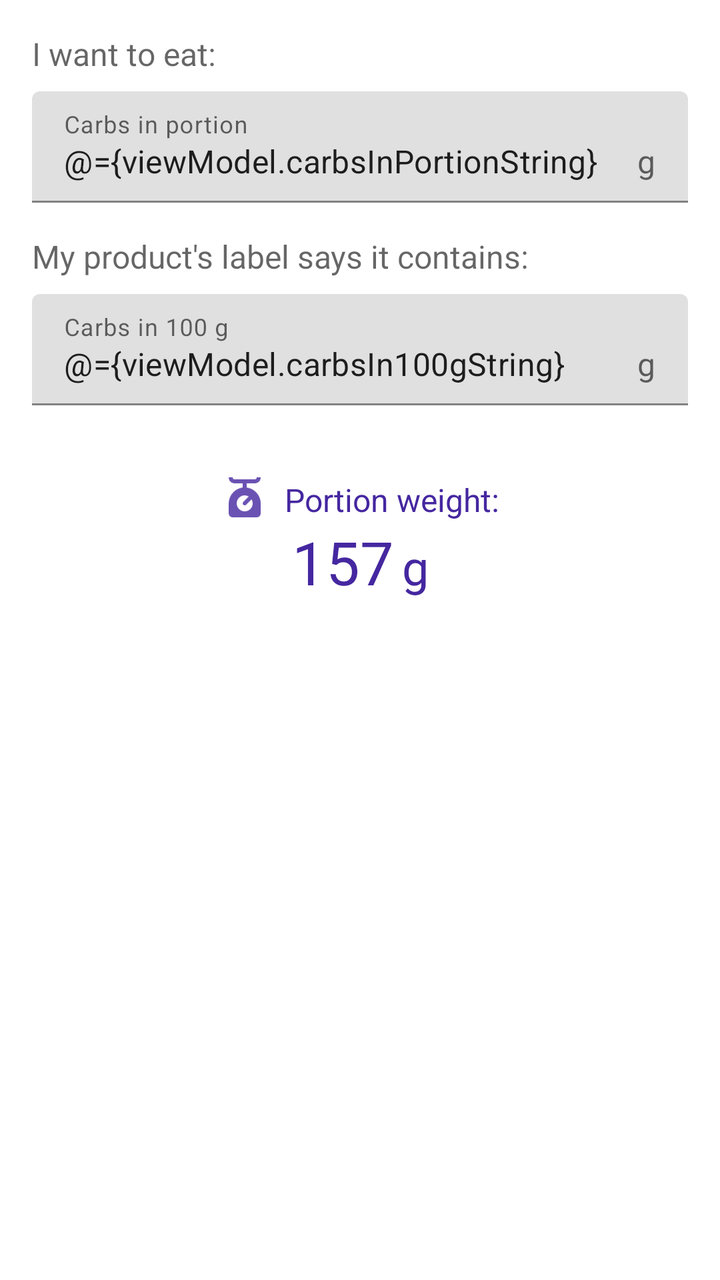
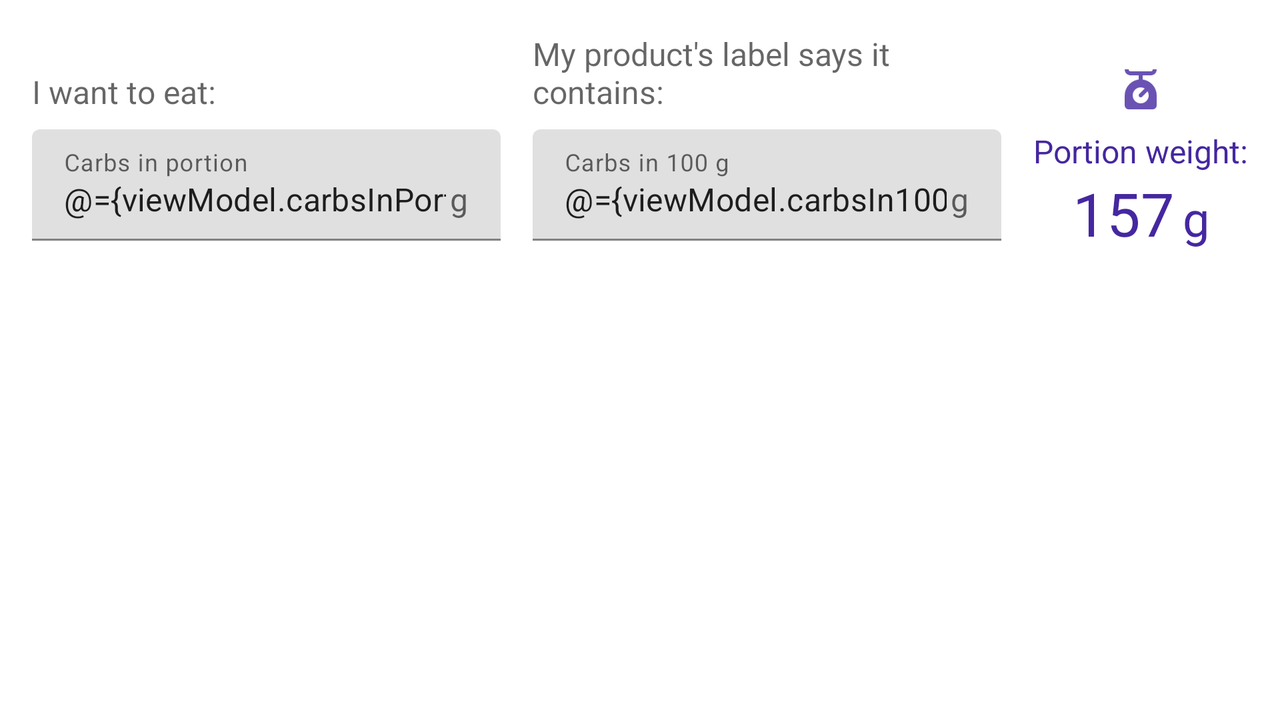

An Android layout and its configuration variant, each rendered on a device that would load it. The default file and the variant file are quoted in full after the pictures.
<!-- AndroidManifest.xml: application theme Theme.CarbsCalc -->
<!-- res/layout/fragment_portion_weight.xml -->
<?xml version="1.0" encoding="utf-8"?>
<layout xmlns:android="http://schemas.android.com/apk/res/android"
    xmlns:app="http://schemas.android.com/apk/res-auto"
    xmlns:tools="http://schemas.android.com/tools">

    <data>

        <variable
            name="viewModel"
            type="link.epoczta.carbscalc.ui.calculations.CalculationsViewModel" />

    </data>

    <ScrollView
        android:layout_width="match_parent"
        android:layout_height="match_parent">

        <androidx.constraintlayout.widget.ConstraintLayout
            android:layout_width="match_parent"
            android:layout_height="wrap_content"
            tools:context=".ui.calculations.portionweight.PortionWeightFragment">

            <TextView
                android:id="@+id/carbs_in_100g_description_text"
                style="@style/text_normal"
                android:layout_width="0dp"
                android:layout_height="wrap_content"
                android:layout_marginStart="16dp"
                android:layout_marginTop="16dp"
                android:layout_marginEnd="16dp"
                android:text="@string/carbs_in_100g_description"
                android:textColor="@color/material_on_background_emphasis_medium"
                app:layout_constraintEnd_toEndOf="parent"
                app:layout_constraintStart_toStartOf="parent"
                app:layout_constraintTop_toBottomOf="@+id/carbs_in_portion_text_field" />

            <TextView
                android:id="@+id/carbs_in_portion_description_text"
                style="@style/text_normal"
                android:layout_width="0dp"
                android:layout_height="wrap_content"
                android:layout_marginStart="16dp"
                android:layout_marginTop="16dp"
                android:layout_marginEnd="16dp"
                android:text="@string/portion_carbs_description"
                android:textColor="@color/material_on_background_emphasis_medium"
                app:layout_constraintEnd_toEndOf="parent"
                app:layout_constraintStart_toStartOf="parent"
                app:layout_constraintTop_toTopOf="parent" />

            <com.google.android.material.textfield.TextInputLayout
                android:id="@+id/carbs_in_portion_text_field"
                android:layout_width="match_parent"
                android:layout_height="wrap_content"
                android:layout_marginStart="16dp"
                android:layout_marginTop="8dp"
                android:layout_marginEnd="16dp"
                android:hint="@string/carbs_in_portion"
                app:layout_constraintEnd_toEndOf="parent"
                app:layout_constraintStart_toStartOf="parent"
                app:layout_constraintTop_toBottomOf="@+id/carbs_in_portion_description_text"
                app:suffixText="@string/g">

                <com.google.android.material.textfield.TextInputEditText
                    android:id="@+id/carbs_in_portion_edit"
                    android:layout_width="match_parent"
                    android:layout_height="wrap_content"
                    android:digits="0123456789.,"
                    android:inputType="numberDecimal"
                    android:nextFocusDown="@id/carbs_in_100g_edit"
                    android:singleLine="true"
                    android:text="@={viewModel.carbsInPortionString}" />
            </com.google.android.material.textfield.TextInputLayout>

            <com.google.android.material.textfield.TextInputLayout
                android:id="@+id/carbs_in_100g_text_field"
                android:layout_width="match_parent"
                android:layout_height="wrap_content"
                android:layout_marginStart="16dp"
                android:layout_marginTop="8dp"
                android:layout_marginEnd="16dp"
                android:hint="@string/carbs_in_100_g"
                app:errorEnabled="true"
                app:layout_constraintEnd_toEndOf="parent"
                app:layout_constraintStart_toStartOf="parent"
                app:layout_constraintTop_toBottomOf="@+id/carbs_in_100g_description_text"
                app:suffixText="@string/g">

                <com.google.android.material.textfield.TextInputEditText
                    android:id="@+id/carbs_in_100g_edit"
                    android:layout_width="match_parent"
                    android:layout_height="wrap_content"
                    android:digits="0123456789.,"
                    android:inputType="numberDecimal"
                    android:nextFocusDown="@id/carbs_in_portion_edit"
                    android:singleLine="true"
                    android:text="@={viewModel.carbsIn100gString}" />

            </com.google.android.material.textfield.TextInputLayout>

            <TextView
                android:id="@+id/portion_weight_text"
                android:layout_width="wrap_content"
                android:layout_height="wrap_content"
                android:layout_marginStart="16dp"
                android:layout_marginEnd="4dp"
                android:text="@{viewModel.portionWeightString}"
                android:textColor="?attr/colorPrimary"
                android:textSize="30sp"
                app:layout_constraintEnd_toStartOf="@+id/unit_label_portion"
                app:layout_constraintHorizontal_bias="0.5"
                app:layout_constraintHorizontal_chainStyle="packed"
                app:layout_constraintStart_toStartOf="parent"
                app:layout_constraintTop_toBottomOf="@+id/portion_weight_label"
                tools:text="157" />

            <TextView
                android:id="@+id/unit_label_portion"
                android:layout_width="wrap_content"
                android:layout_height="wrap_content"
                android:layout_marginEnd="16dp"
                android:text="@string/g"
                android:textColor="?attr/colorPrimary"
                android:textSize="24sp"
                app:layout_constraintBaseline_toBaselineOf="@+id/portion_weight_text"
                app:layout_constraintEnd_toEndOf="parent"
                app:layout_constraintHorizontal_bias="0.5"
                app:layout_constraintStart_toEndOf="@+id/portion_weight_text" />

            <TextView
                android:id="@+id/portion_weight_label"
                style="@style/text_normal"
                android:layout_width="wrap_content"
                android:layout_height="wrap_content"
                android:layout_marginTop="16dp"
                android:layout_marginEnd="16dp"
                android:text="@string/portion_weight_label"
                android:textColor="?attr/colorPrimary"
                app:layout_constraintEnd_toEndOf="parent"
                app:layout_constraintHorizontal_bias="0.5"
                app:layout_constraintStart_toEndOf="@+id/scale_icon"
                app:layout_constraintTop_toBottomOf="@+id/carbs_in_100g_text_field" />

            <ImageView
                android:id="@+id/scale_icon"
                android:layout_width="wrap_content"
                android:layout_height="wrap_content"
                android:layout_marginStart="16dp"
                android:layout_marginEnd="8dp"
                android:contentDescription="@string/kitchen_scale_icon"
                app:layout_constraintBottom_toBottomOf="@+id/portion_weight_label"
                app:layout_constraintEnd_toStartOf="@+id/portion_weight_label"
                app:layout_constraintHorizontal_bias="0.5"
                app:layout_constraintHorizontal_chainStyle="packed"
                app:layout_constraintStart_toStartOf="parent"
                app:srcCompat="@drawable/ic_scale"
                app:tint="?attr/colorPrimary" />
        </androidx.constraintlayout.widget.ConstraintLayout>
    </ScrollView>
</layout>
<!-- resources referenced by this layout -->
<resources>
  <!-- drawable ic_scale: png bitmap (drawable-hdpi, 539 bytes) -->
  <string name="carbs_in_100_g">Carbs in 100 g</string>
  <string name="carbs_in_100g_description">My product\'s label says it contains:</string>
  <string name="carbs_in_portion">Carbs in portion</string>
  <string name="g">g</string>
  <string name="kitchen_scale_icon">Kitchen scale icon</string>
  <string name="portion_carbs_description">I want to eat:</string>
  <string name="portion_weight_label">Portion weight:</string>
  <style name="text_normal">
          <item name="android:textSize">16sp</item>
      </style>
  <style name="Theme.CarbsCalc" parent="Theme.MaterialComponents.DayNight.DarkActionBar">
          
          <item name="colorPrimary">@color/primaryColor</item>
          <item name="colorPrimaryVariant">@color/primaryDarkColor</item>
          <item name="colorOnPrimary">@color/primaryTextColor</item>
          
          <item name="colorSecondary">@color/secondaryColor</item>
          <item name="colorSecondaryVariant">@color/secondaryDarkColor</item>
          <item name="colorOnSecondary">@color/secondaryTextColor</item>
          
          <item name="android:statusBarColor" tools:targetApi="l">?attr/colorPrimaryVariant</item>
          
          <item name="colorOnBackground">@color/black</item>
      </style>
  <color name="primaryColor">#4527a0</color>
  <color name="primaryDarkColor">#000070</color>
  <color name="primaryTextColor">#ffffff</color>
  <color name="secondaryColor">#ffab00</color>
  <color name="secondaryDarkColor">#c67c00</color>
  <color name="secondaryTextColor">#000000</color>
  <color name="black">#FF000000</color>
</resources>
<!-- res/layout-land/fragment_portion_weight.xml (the repository's variant of the layout above) -->
<!-- drawn on the phone turned sideways -->
<?xml version="1.0" encoding="utf-8"?>
<layout xmlns:android="http://schemas.android.com/apk/res/android"
    xmlns:app="http://schemas.android.com/apk/res-auto"
    xmlns:tools="http://schemas.android.com/tools">

    <data>

        <variable
            name="viewModel"
            type="link.epoczta.carbscalc.ui.calculations.CalculationsViewModel" />

    </data>

    <ScrollView
        android:layout_width="match_parent"
        android:layout_height="match_parent">

        <androidx.constraintlayout.widget.ConstraintLayout
            android:layout_width="match_parent"
            android:layout_height="wrap_content"
            tools:context=".ui.calculations.portionweight.PortionWeightFragment">

            <TextView
                android:id="@+id/carbs_in_100g_description_text2"
                style="@style/text_normal"
                android:layout_width="0dp"
                android:layout_height="wrap_content"
                android:layout_marginTop="16dp"
                android:text="@string/carbs_in_100g_description"
                android:textColor="@color/material_on_background_emphasis_medium"
                app:layout_constraintEnd_toEndOf="@+id/carbs_in_100g_text_field"
                app:layout_constraintStart_toStartOf="@+id/carbs_in_100g_text_field"
                app:layout_constraintTop_toTopOf="parent" />

            <TextView
                android:id="@+id/carbs_in_portion_description_text"
                style="@style/text_normal"
                android:layout_width="0dp"
                android:layout_height="wrap_content"
                android:layout_marginBottom="8dp"
                android:text="@string/portion_carbs_description"
                android:textColor="@color/material_on_background_emphasis_medium"
                app:layout_constraintBottom_toTopOf="@+id/carbs_in_portion_text_field"
                app:layout_constraintEnd_toEndOf="@+id/carbs_in_portion_text_field"
                app:layout_constraintStart_toStartOf="@+id/carbs_in_portion_text_field" />

            <com.google.android.material.textfield.TextInputLayout
                android:id="@+id/carbs_in_100g_text_field"
                android:layout_width="0dp"
                android:layout_height="wrap_content"
                android:layout_marginTop="8dp"
                android:layout_marginEnd="16dp"
                android:hint="@string/carbs_in_100_g"
                app:errorEnabled="true"
                app:layout_constraintEnd_toStartOf="@+id/portion_weight_label"
                app:layout_constraintHorizontal_bias="0.5"
                app:layout_constraintStart_toEndOf="@+id/carbs_in_portion_text_field"
                app:layout_constraintTop_toBottomOf="@+id/carbs_in_100g_description_text2"
                app:suffixText="@string/g">

                <com.google.android.material.textfield.TextInputEditText
                    android:id="@+id/carbs_in_100g_edit"
                    android:layout_width="match_parent"
                    android:layout_height="wrap_content"
                    android:digits="0123456789.,"
                    android:imeOptions="flagNoExtractUi"
                    android:inputType="numberDecimal"
                    android:nextFocusDown="@id/carbs_in_portion_edit"
                    android:singleLine="true"
                    android:text="@={viewModel.carbsIn100gString}" />

            </com.google.android.material.textfield.TextInputLayout>

            <com.google.android.material.textfield.TextInputLayout
                android:id="@+id/carbs_in_portion_text_field"
                android:layout_width="0dp"
                android:layout_height="wrap_content"
                android:layout_marginStart="16dp"
                android:layout_marginEnd="16dp"
                android:hint="@string/carbs_in_portion"
                app:layout_constraintBaseline_toBaselineOf="@+id/carbs_in_100g_text_field"
                app:layout_constraintEnd_toStartOf="@+id/carbs_in_100g_text_field"
                app:layout_constraintHorizontal_bias="0.5"
                app:layout_constraintHorizontal_chainStyle="spread"
                app:layout_constraintStart_toStartOf="parent"
                app:suffixText="@string/g">

                <com.google.android.material.textfield.TextInputEditText
                    android:id="@+id/carbs_in_portion_edit"
                    android:layout_width="match_parent"
                    android:layout_height="wrap_content"
                    android:digits="0123456789.,"
                    android:imeOptions="flagNoExtractUi"
                    android:inputType="numberDecimal"
                    android:nextFocusDown="@id/carbs_in_100g_edit"
                    android:singleLine="true"
                    android:text="@={viewModel.carbsInPortionString}" />
            </com.google.android.material.textfield.TextInputLayout>

            <TextView
                android:id="@+id/portion_weight_text"
                android:layout_width="wrap_content"
                android:layout_height="wrap_content"
                android:layout_marginEnd="4dp"
                android:layout_marginBottom="16dp"
                android:text="@{viewModel.portionWeightString}"
                android:textColor="?attr/colorPrimary"
                android:textSize="30sp"
                app:layout_constraintBottom_toBottomOf="parent"
                app:layout_constraintEnd_toStartOf="@+id/unit_label_portion"
                app:layout_constraintHorizontal_bias="0.5"
                app:layout_constraintHorizontal_chainStyle="packed"
                app:layout_constraintStart_toEndOf="@+id/carbs_in_100g_text_field"
                app:layout_constraintTop_toBottomOf="@+id/portion_weight_label"
                tools:text="157" />

            <TextView
                android:id="@+id/unit_label_portion"
                android:layout_width="wrap_content"
                android:layout_height="wrap_content"
                android:text="@string/g"
                android:textColor="?attr/colorPrimary"
                android:textSize="24sp"
                app:layout_constraintBaseline_toBaselineOf="@+id/portion_weight_text"
                app:layout_constraintEnd_toEndOf="parent"
                app:layout_constraintHorizontal_bias="0.5"
                app:layout_constraintStart_toEndOf="@+id/portion_weight_text" />

            <TextView
                android:id="@+id/portion_weight_label"
                style="@style/text_normal"
                android:layout_width="wrap_content"
                android:layout_height="wrap_content"
                android:layout_marginEnd="16dp"
                android:text="@string/portion_weight_label"
                android:textColor="?attr/colorPrimary"
                app:layout_constraintEnd_toEndOf="parent"
                app:layout_constraintHorizontal_bias="0.5"
                app:layout_constraintStart_toEndOf="@+id/carbs_in_100g_text_field"
                app:layout_constraintTop_toTopOf="@+id/carbs_in_100g_text_field" />

            <ImageView
                android:id="@+id/scale_icon"
                android:layout_width="wrap_content"
                android:layout_height="wrap_content"
                android:layout_marginBottom="8dp"
                android:contentDescription="@string/kitchen_scale_icon"
                app:layout_constraintBottom_toTopOf="@+id/portion_weight_label"
                app:layout_constraintEnd_toEndOf="@+id/portion_weight_label"
                app:layout_constraintStart_toStartOf="@+id/portion_weight_label"
                app:srcCompat="@drawable/ic_scale"
                app:tint="?attr/colorPrimary" />
        </androidx.constraintlayout.widget.ConstraintLayout>
    </ScrollView>
</layout>
